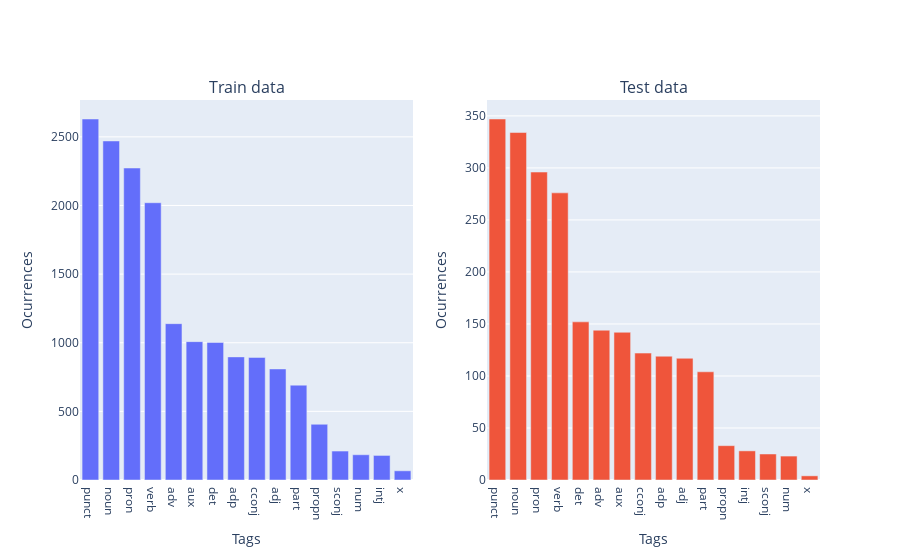

The notebook cell saved with this chart:
### Markdown cell above
And their frequency and distribution:

### Code cell
plot_frequency_of_("tags", train_tag_counts, test_tag_counts)

### Figure 1 — Plotly figure (JSON) as saved in the notebook; plotly's stock layout.template omitted (floating-point values rounded to 4 significant figures)
{"data": [{"type": "bar", "x": ["punct", "noun", "pron", "verb", "adv", "aux", "det", "adp", "cconj", "adj", "part", "propn", "sconj", "num", "intj", "x"], "xaxis": "x", "y": [2630, 2470, 2273, 2020, 1139, 1008, 1002, 897, 893, 809, 691, 406, 211, 184, 179, 67], "yaxis": "y"}, {"type": "bar", "x": ["punct", "noun", "pron", "verb", "det", "adv", "aux", "cconj", "adp", "adj", "part", "propn", "intj", "sconj", "num", "x"], "xaxis": "x2", "y": [347, 334, 296, 276, 152, 144, 142, 122, 119, 117, 104, 33, 28, 25, 23, 4], "yaxis": "y2"}], "layout": {"annotations": [{"font": {"size": 16}, "showarrow": false, "text": "Train data", "x": 0.225, "xanchor": "center", "xref": "paper", "y": 1, "yanchor": "bottom", "yref": "paper"}, {"font": {"size": 16}, "showarrow": false, "text": "Test data", "x": 0.775, "xanchor": "center", "xref": "paper", "y": 1, "yanchor": "bottom", "yref": "paper"}], "showlegend": false, "xaxis": {"anchor": "y", "domain": [0, 0.45], "title": {"text": "Tags"}}, "xaxis2": {"anchor": "y2", "domain": [0.55, 1], "title": {"text": "Tags"}}, "yaxis": {"anchor": "x", "domain": [0, 1], "title": {"text": "Ocurrences"}}, "yaxis2": {"anchor": "x2", "domain": [0, 1], "title": {"text": "Ocurrences"}}}}
